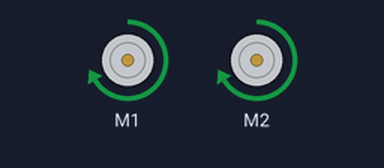
Simulated run of this sketch. Board: Arduino Uno, built with avr-gcc and run on an emulated ATmega328P. On the bench: 2 × DC motor (green arrow = forward, orange = backward, longer = faster).

Above: at 1.0 s.
At 2.5 s:
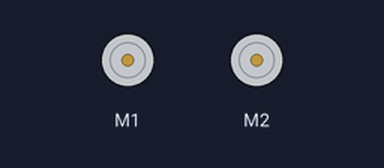
At 4.0 s:
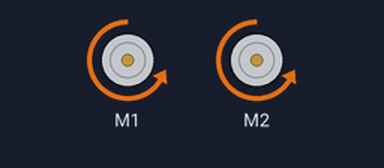
Timing chart, 0 to 7.8 s (numbered marks = the images above):
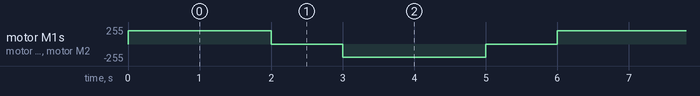

Measured:
- by itself, motor M1, motor M2: repeats every 6.0 s: stopped 1.0 s, backward 200/255 2.0 s, stopped 1.0 s, forward 200/255 2.0 s

The sketch:

08_bo_motors.ino
```cpp
/*
  08 - BO Motors with the Adafruit Motor Driver Shield (V1, L293D)
  Board: Arduino Uno

  Libraries required (install from Sketch > Include Library > Manage Libraries):
    - "Adafruit Motor Shield library" (the V1 one, header file AFMotor.h)
      by Adafruit ... version 1.0.1
    Do NOT install "Adafruit Motor Shield V2 Library". It is for a different shield.

  Wiring:
    - Plug the shield on top of the Uno.
    - Motor 1 -> M1 terminal, Motor 2 -> M2 terminal.
    - Power the shield from the external terminal block (EXT_PWR, 4.5V to 12V)
      and keep the PWR jumper on the shield. BO motors need more current
      than USB can give.

  If a motor spins the wrong way, swap its two wires.
*/

#include <AFMotor.h>   // Library for the V1 motor shield

AF_DCMotor motor1(1);   // Motor connected to the M1 terminal
AF_DCMotor motor2(2);   // Motor connected to the M2 terminal

void setup() {
  motor1.setSpeed(200);   // Speed from 0 (stop) to 255 (full speed)
  motor2.setSpeed(200);
}

void loop() {
  motor1.run(FORWARD);    // Spin both motors forward
  motor2.run(FORWARD);
  delay(2000);            // Run for 2 seconds

  motor1.run(RELEASE);    // Stop both motors
  motor2.run(RELEASE);
  delay(1000);            // Rest for 1 second

  motor1.run(BACKWARD);   // Spin both motors backward
  motor2.run(BACKWARD);
  delay(2000);

  motor1.run(RELEASE);    // Stop again
  motor2.run(RELEASE);
  delay(1000);
}
```
